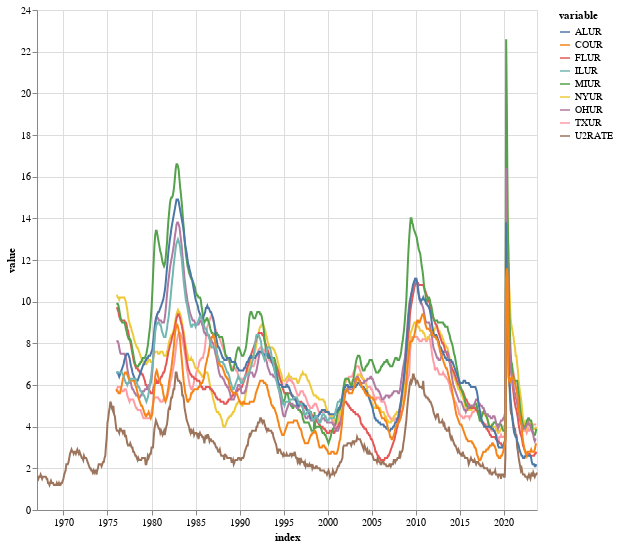

The code cell stored with this chart in its notebook:
### Code cell
alt.Chart(s_us_p).mark_line().encode(
    x='index',
    y='value',
    color='variable'
).properties(
    width=500,
    height=500
)

### Figure 1 — Vega-Lite specification as saved in the notebook (floating-point values rounded to 4 significant figures; data arrays with more than 128 entries replaced by an {"elided": "..."} marker saying what was removed)
{"config": {"view": {"continuousWidth": 300, "continuousHeight": 300}}, "data": {"name": "data-73e8f39ba86ffefa5e01a7b32ea7506c"}, "mark": {"type": "line"}, "encoding": {"color": {"field": "variable", "type": "nominal"}, "x": {"field": "index", "type": "temporal"}, "y": {"field": "value", "type": "quantitative"}}, "height": 500, "width": 500, "$schema": "https://vega.github.io/schema/vega-lite/v5.15.1.json", "datasets": {"data-73e8f39ba86ffefa5e01a7b32ea7506c": {"elided": "5000 records"}}}
